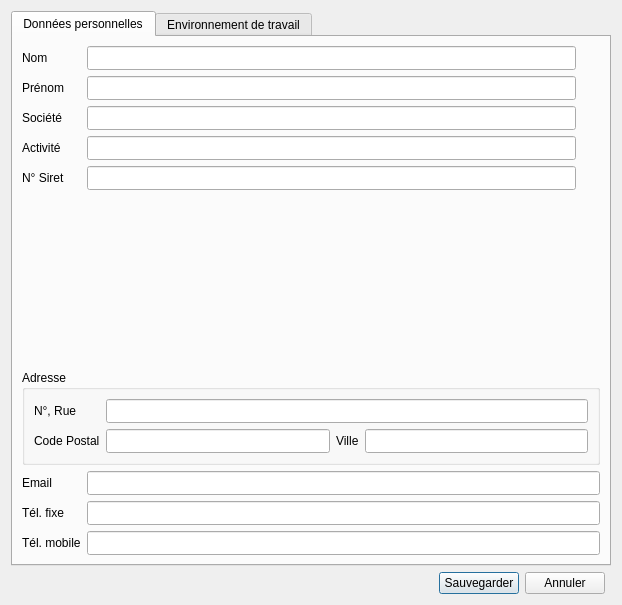
<?xml version="1.0" encoding="UTF-8"?>
<ui version="4.0">
 <class>UserDataDialog</class>
 <widget class="QDialog" name="UserDataDialog">
  <property name="geometry">
   <rect>
    <x>0</x>
    <y>0</y>
    <width>622</width>
    <height>605</height>
   </rect>
  </property>
  <property name="minimumSize">
   <size>
    <width>620</width>
    <height>600</height>
   </size>
  </property>
  <property name="windowTitle">
   <string>Renseigner les données vous concernant</string>
  </property>
  <property name="windowIcon">
   <iconset resource="../../icons.qrc">
    <normaloff>:/icons/FactDev</normaloff>:/icons/FactDev</iconset>
  </property>
  <layout class="QGridLayout" name="gridLayout_3">
   <item row="2" column="1">
    <widget class="QPushButton" name="btnValid">
     <property name="text">
      <string>Sauvegarder</string>
     </property>
     <property name="icon">
      <iconset resource="../../icons.qrc">
       <normaloff>:/icons/img/ok_valid.png</normaloff>:/icons/img/ok_valid.png</iconset>
     </property>
    </widget>
   </item>
   <item row="2" column="2">
    <widget class="QPushButton" name="btnCancel">
     <property name="text">
      <string>Annuler</string>
     </property>
     <property name="icon">
      <iconset resource="../../icons.qrc">
       <normaloff>:/icons/img/cancel.png</normaloff>:/icons/img/cancel.png</iconset>
     </property>
    </widget>
   </item>
   <item row="0" column="0" colspan="4">
    <widget class="QTabWidget" name="tabUserData">
     <property name="tabShape">
      <enum>QTabWidget::Rounded</enum>
     </property>
     <property name="currentIndex">
      <number>0</number>
     </property>
     <widget class="QWidget" name="tab1PersonalData">
      <attribute name="title">
       <string>Données personnelles</string>
      </attribute>
      <layout class="QGridLayout" name="gridLayout">
       <item row="21" column="1" colspan="5">
        <widget class="Gui::Widgets::CheckFields::CheckPhone" name="leMobilePhone">
         <property name="minimumSize">
          <size>
           <width>0</width>
           <height>24</height>
          </size>
         </property>
        </widget>
       </item>
       <item row="1" column="1">
        <widget class="Gui::Widgets::CheckFields::CheckFieldsLetters" name="leFirstname">
         <property name="minimumSize">
          <size>
           <width>0</width>
           <height>24</height>
          </size>
         </property>
        </widget>
       </item>
       <item row="1" column="0">
        <widget class="QLabel" name="lbFirstname">
         <property name="text">
          <string>Prénom</string>
         </property>
        </widget>
       </item>
       <item row="20" column="1" colspan="5">
        <widget class="Gui::Widgets::CheckFields::CheckPhone" name="lePhone">
         <property name="minimumSize">
          <size>
           <width>0</width>
           <height>24</height>
          </size>
         </property>
        </widget>
       </item>
       <item row="19" column="0">
        <widget class="QLabel" name="lbEmail">
         <property name="text">
          <string>Email</string>
         </property>
        </widget>
       </item>
       <item row="20" column="0">
        <widget class="QLabel" name="lbPhone">
         <property name="text">
          <string>Tél. fixe</string>
         </property>
        </widget>
       </item>
       <item row="19" column="1" colspan="5">
        <widget class="Gui::Widgets::CheckFields::CheckEmail" name="leEmail">
         <property name="minimumSize">
          <size>
           <width>0</width>
           <height>24</height>
          </size>
         </property>
        </widget>
       </item>
       <item row="18" column="0" colspan="6">
        <widget class="QGroupBox" name="groupBox">
         <property name="title">
          <string>Adresse</string>
         </property>
         <layout class="QGridLayout" name="gridLayout_2">
          <item row="1" column="2">
           <widget class="QLabel" name="lbCity">
            <property name="text">
             <string>Ville</string>
            </property>
           </widget>
          </item>
          <item row="0" column="0">
           <widget class="QLabel" name="lbAddress">
            <property name="text">
             <string>N°, Rue</string>
            </property>
           </widget>
          </item>
          <item row="1" column="1">
           <widget class="Gui::Widgets::CheckFields::CheckPostalCode" name="lePostalCode">
            <property name="minimumSize">
             <size>
              <width>0</width>
              <height>24</height>
             </size>
            </property>
           </widget>
          </item>
          <item row="0" column="1" colspan="3">
           <widget class="Gui::Widgets::CheckFields::CheckUntilField" name="leAddress">
            <property name="minimumSize">
             <size>
              <width>0</width>
              <height>24</height>
             </size>
            </property>
           </widget>
          </item>
          <item row="1" column="3">
           <widget class="Gui::Widgets::CheckFields::CheckCity" name="leCity">
            <property name="minimumSize">
             <size>
              <width>0</width>
              <height>24</height>
             </size>
            </property>
           </widget>
          </item>
          <item row="1" column="0">
           <widget class="QLabel" name="lbPostalCode">
            <property name="text">
             <string>Code Postal</string>
            </property>
           </widget>
          </item>
         </layout>
        </widget>
       </item>
       <item row="4" column="1">
        <widget class="Gui::Widgets::CheckFields::CheckUntilField" name="leTitle">
         <property name="minimumSize">
          <size>
           <width>0</width>
           <height>24</height>
          </size>
         </property>
        </widget>
       </item>
       <item row="5" column="1">
        <widget class="Gui::Widgets::CheckFields::CheckSiretNumber" name="leNoSiret">
         <property name="minimumSize">
          <size>
           <width>0</width>
           <height>24</height>
          </size>
         </property>
        </widget>
       </item>
       <item row="14" column="0" colspan="6">
        <spacer name="verticalSpacer_2">
         <property name="orientation">
          <enum>Qt::Vertical</enum>
         </property>
         <property name="sizeHint" stdset="0">
          <size>
           <width>20</width>
           <height>40</height>
          </size>
         </property>
        </spacer>
       </item>
       <item row="4" column="0">
        <widget class="QLabel" name="lbTitle">
         <property name="text">
          <string>Activité</string>
         </property>
        </widget>
       </item>
       <item row="0" column="1">
        <widget class="Gui::Widgets::CheckFields::CheckFieldsLetters" name="leLastname">
         <property name="minimumSize">
          <size>
           <width>0</width>
           <height>24</height>
          </size>
         </property>
        </widget>
       </item>
       <item row="3" column="0">
        <widget class="QLabel" name="lbCompany">
         <property name="text">
          <string>Société</string>
         </property>
        </widget>
       </item>
       <item row="21" column="0">
        <widget class="QLabel" name="lbMobilePhone">
         <property name="text">
          <string>Tél. mobile</string>
         </property>
        </widget>
       </item>
       <item row="0" column="0">
        <widget class="QLabel" name="lbLastname">
         <property name="text">
          <string>Nom</string>
         </property>
        </widget>
       </item>
       <item row="3" column="1">
        <widget class="Gui::Widgets::CheckFields::CheckUntilField" name="leCompany">
         <property name="minimumSize">
          <size>
           <width>0</width>
           <height>24</height>
          </size>
         </property>
        </widget>
       </item>
       <item row="5" column="0">
        <widget class="QLabel" name="lbNoSiret">
         <property name="text">
          <string>N° Siret</string>
         </property>
        </widget>
       </item>
       <item row="6" column="0" colspan="5">
        <layout class="QHBoxLayout" name="horizontalLayout_5">
         <item>
          <spacer name="horizontalSpacer_2">
           <property name="orientation">
            <enum>Qt::Horizontal</enum>
           </property>
           <property name="sizeHint" stdset="0">
            <size>
             <width>40</width>
             <height>20</height>
            </size>
           </property>
          </spacer>
         </item>
         <item>
          <widget class="Gui::Widgets::BrowseImageWidget" name="wgtLogo" native="true">
           <property name="minimumSize">
            <size>
             <width>128</width>
             <height>150</height>
            </size>
           </property>
           <property name="maximumSize">
            <size>
             <width>128</width>
             <height>150</height>
            </size>
           </property>
           <zorder>groupBox</zorder>
           <zorder>lbLastname</zorder>
           <zorder>horizontalSpacer_2</zorder>
          </widget>
         </item>
        </layout>
       </item>
      </layout>
      <zorder>lbPhone</zorder>
      <zorder>groupBox</zorder>
      <zorder>lbEmail</zorder>
      <zorder>leEmail</zorder>
      <zorder>lePhone</zorder>
      <zorder>verticalSpacer_2</zorder>
      <zorder>lbMobilePhone</zorder>
      <zorder>leMobilePhone</zorder>
      <zorder>lbCompany</zorder>
      <zorder>leCompany</zorder>
      <zorder>leFirstname</zorder>
      <zorder>lbFirstname</zorder>
      <zorder>leLastname</zorder>
      <zorder>lbLastname</zorder>
      <zorder>lbTitle</zorder>
      <zorder>leTitle</zorder>
      <zorder>lbNoSiret</zorder>
      <zorder>leNoSiret</zorder>
      <zorder>horizontalLayoutWidget</zorder>
     </widget>
     <widget class="QWidget" name="tab2Workspace">
      <attribute name="title">
       <string>Environnement de travail</string>
      </attribute>
      <layout class="QGridLayout" name="gridLayout_4">
       <item row="1" column="1">
        <spacer name="verticalSpacer">
         <property name="orientation">
          <enum>Qt::Vertical</enum>
         </property>
         <property name="sizeHint" stdset="0">
          <size>
           <width>20</width>
           <height>40</height>
          </size>
         </property>
        </spacer>
       </item>
       <item row="0" column="1">
        <widget class="QGroupBox" name="groupBox_2">
         <property name="title">
          <string>Répertoire</string>
         </property>
         <layout class="QGridLayout" name="gridLayout_5">
          <item row="0" column="0">
           <widget class="QLabel" name="lbWorkspaceName">
            <property name="text">
             <string>Nom</string>
            </property>
           </widget>
          </item>
          <item row="1" column="2">
           <widget class="QPushButton" name="btnBrowseWorkspace">
            <property name="text">
             <string>Parcourir</string>
            </property>
            <property name="icon">
             <iconset resource="../../icons.qrc">
              <normaloff>:/icons/img/folder.png</normaloff>:/icons/img/folder.png</iconset>
            </property>
           </widget>
          </item>
          <item row="1" column="0">
           <widget class="QLabel" name="lbWorkspacePath">
            <property name="text">
             <string>Chemin</string>
            </property>
           </widget>
          </item>
          <item row="1" column="1">
           <widget class="QLineEdit" name="leWorkspacePath">
            <property name="placeholderText">
             <string/>
            </property>
           </widget>
          </item>
          <item row="0" column="1" colspan="2">
           <widget class="QLineEdit" name="leWorkspaceName">
            <property name="placeholderText">
             <string>FactDev</string>
            </property>
           </widget>
          </item>
         </layout>
        </widget>
       </item>
      </layout>
     </widget>
    </widget>
   </item>
   <item row="4" column="3">
    <layout class="QHBoxLayout" name="horizontalLayout"/>
   </item>
   <item row="2" column="0">
    <spacer name="horizontalSpacer">
     <property name="orientation">
      <enum>Qt::Horizontal</enum>
     </property>
     <property name="sizeHint" stdset="0">
      <size>
       <width>40</width>
       <height>20</height>
      </size>
     </property>
    </spacer>
   </item>
  </layout>
 </widget>
 <customwidgets>
  <customwidget>
   <class>Gui::Widgets::CheckFields::CheckUntilField</class>
   <extends>QLineEdit</extends>
   <header>gui/widgets/checkfields/checkuntilfield.h</header>
   <slots>
    <slot>fieldTextChanged(QString)</slot>
   </slots>
  </customwidget>
  <customwidget>
   <class>Gui::Widgets::CheckFields::CheckEmail</class>
   <extends>QLineEdit</extends>
   <header>gui/widgets/checkfields/checkemail.h</header>
   <slots>
    <slot>fieldTextChanged(QString)</slot>
   </slots>
  </customwidget>
  <customwidget>
   <class>Gui::Widgets::CheckFields::CheckPostalCode</class>
   <extends>QLineEdit</extends>
   <header>gui/widgets/checkfields/checkpostalcode.h</header>
   <slots>
    <slot>fieldTextChanged(QString)</slot>
   </slots>
  </customwidget>
  <customwidget>
   <class>Gui::Widgets::CheckFields::CheckCity</class>
   <extends>QLineEdit</extends>
   <header>gui/widgets/checkfields/checkcity.h</header>
   <slots>
    <slot>fieldTextChanged(QString)</slot>
   </slots>
  </customwidget>
  <customwidget>
   <class>Gui::Widgets::CheckFields::CheckPhone</class>
   <extends>QLineEdit</extends>
   <header>gui/widgets/checkfields/checkphone.h</header>
   <slots>
    <slot>fieldTextChanged(QString)</slot>
   </slots>
  </customwidget>
  <customwidget>
   <class>Gui::Widgets::CheckFields::CheckFieldsLetters</class>
   <extends>QLineEdit</extends>
   <header>gui/widgets/checkfields/checkfieldsletters.h</header>
   <slots>
    <slot>fieldTextChanged(QString)</slot>
   </slots>
  </customwidget>
  <customwidget>
   <class>Gui::Widgets::CheckFields::CheckSiretNumber</class>
   <extends>QLineEdit</extends>
   <header>gui/widgets/checkfields/checksiretnumber.h</header>
   <slots>
    <slot>fieldTextChanged(QString)</slot>
   </slots>
  </customwidget>
  <customwidget>
   <class>Gui::Widgets::BrowseImageWidget</class>
   <extends>QWidget</extends>
   <header>gui/widgets/browseimagewidget.h</header>
   <container>1</container>
  </customwidget>
 </customwidgets>
 <tabstops>
  <tabstop>leAddress</tabstop>
  <tabstop>lePostalCode</tabstop>
  <tabstop>leCity</tabstop>
  <tabstop>leEmail</tabstop>
  <tabstop>lePhone</tabstop>
  <tabstop>btnValid</tabstop>
  <tabstop>btnCancel</tabstop>
  <tabstop>tabUserData</tabstop>
  <tabstop>leWorkspaceName</tabstop>
  <tabstop>leWorkspacePath</tabstop>
  <tabstop>btnBrowseWorkspace</tabstop>
 </tabstops>
 <resources>
  <include location="../../icons.qrc"/>
 </resources>
 <connections>
  <connection>
   <sender>btnValid</sender>
   <signal>released()</signal>
   <receiver>UserDataDialog</receiver>
   <slot>accept()</slot>
   <hints>
    <hint type="sourcelabel">
     <x>334</x>
     <y>471</y>
    </hint>
    <hint type="destinationlabel">
     <x>140</x>
     <y>375</y>
    </hint>
   </hints>
  </connection>
  <connection>
   <sender>btnCancel</sender>
   <signal>released()</signal>
   <receiver>UserDataDialog</receiver>
   <slot>reject()</slot>
   <hints>
    <hint type="sourcelabel">
     <x>445</x>
     <y>471</y>
    </hint>
    <hint type="destinationlabel">
     <x>389</x>
     <y>375</y>
    </hint>
   </hints>
  </connection>
  <connection>
   <sender>btnBrowseWorkspace</sender>
   <signal>clicked()</signal>
   <receiver>UserDataDialog</receiver>
   <slot>browseWorkspacePath()</slot>
   <hints>
    <hint type="sourcelabel">
     <x>405</x>
     <y>121</y>
    </hint>
    <hint type="destinationlabel">
     <x>467</x>
     <y>121</y>
    </hint>
   </hints>
  </connection>
  <connection>
   <sender>leLastname</sender>
   <signal>textChanged(QString)</signal>
   <receiver>UserDataDialog</receiver>
   <slot>checkFields()</slot>
   <hints>
    <hint type="sourcelabel">
     <x>127</x>
     <y>53</y>
    </hint>
    <hint type="destinationlabel">
     <x>127</x>
     <y>0</y>
    </hint>
   </hints>
  </connection>
  <connection>
   <sender>leLastname</sender>
   <signal>textChanged(QString)</signal>
   <receiver>leLastname</receiver>
   <slot>fieldTextChanged(QString)</slot>
   <hints>
    <hint type="sourcelabel">
     <x>357</x>
     <y>57</y>
    </hint>
    <hint type="destinationlabel">
     <x>414</x>
     <y>52</y>
    </hint>
   </hints>
  </connection>
  <connection>
   <sender>leFirstname</sender>
   <signal>textChanged(QString)</signal>
   <receiver>UserDataDialog</receiver>
   <slot>checkFields()</slot>
   <hints>
    <hint type="sourcelabel">
     <x>319</x>
     <y>92</y>
    </hint>
    <hint type="destinationlabel">
     <x>306</x>
     <y>0</y>
    </hint>
   </hints>
  </connection>
  <connection>
   <sender>leFirstname</sender>
   <signal>textChanged(QString)</signal>
   <receiver>leFirstname</receiver>
   <slot>fieldTextChanged(QString)</slot>
   <hints>
    <hint type="sourcelabel">
     <x>196</x>
     <y>84</y>
    </hint>
    <hint type="destinationlabel">
     <x>218</x>
     <y>87</y>
    </hint>
   </hints>
  </connection>
  <connection>
   <sender>leCompany</sender>
   <signal>textChanged(QString)</signal>
   <receiver>UserDataDialog</receiver>
   <slot>checkFields()</slot>
   <hints>
    <hint type="sourcelabel">
     <x>206</x>
     <y>119</y>
    </hint>
    <hint type="destinationlabel">
     <x>254</x>
     <y>0</y>
    </hint>
   </hints>
  </connection>
  <connection>
   <sender>leCompany</sender>
   <signal>textChanged(QString)</signal>
   <receiver>leCompany</receiver>
   <slot>fieldTextChanged(QString)</slot>
   <hints>
    <hint type="sourcelabel">
     <x>277</x>
     <y>118</y>
    </hint>
    <hint type="destinationlabel">
     <x>297</x>
     <y>122</y>
    </hint>
   </hints>
  </connection>
  <connection>
   <sender>leTitle</sender>
   <signal>textChanged(QString)</signal>
   <receiver>UserDataDialog</receiver>
   <slot>checkFields()</slot>
   <hints>
    <hint type="sourcelabel">
     <x>431</x>
     <y>141</y>
    </hint>
    <hint type="destinationlabel">
     <x>404</x>
     <y>0</y>
    </hint>
   </hints>
  </connection>
  <connection>
   <sender>leTitle</sender>
   <signal>textChanged(QString)</signal>
   <receiver>leTitle</receiver>
   <slot>fieldTextChanged(QString)</slot>
   <hints>
    <hint type="sourcelabel">
     <x>412</x>
     <y>140</y>
    </hint>
    <hint type="destinationlabel">
     <x>422</x>
     <y>146</y>
    </hint>
   </hints>
  </connection>
  <connection>
   <sender>leAddress</sender>
   <signal>textChanged(QString)</signal>
   <receiver>UserDataDialog</receiver>
   <slot>checkFields()</slot>
   <hints>
    <hint type="sourcelabel">
     <x>168</x>
     <y>196</y>
    </hint>
    <hint type="destinationlabel">
     <x>157</x>
     <y>0</y>
    </hint>
   </hints>
  </connection>
  <connection>
   <sender>leAddress</sender>
   <signal>textChanged(QString)</signal>
   <receiver>leAddress</receiver>
   <slot>fieldTextChanged(QString)</slot>
   <hints>
    <hint type="sourcelabel">
     <x>408</x>
     <y>200</y>
    </hint>
    <hint type="destinationlabel">
     <x>369</x>
     <y>206</y>
    </hint>
   </hints>
  </connection>
  <connection>
   <sender>lePostalCode</sender>
   <signal>textChanged(QString)</signal>
   <receiver>UserDataDialog</receiver>
   <slot>checkFields()</slot>
   <hints>
    <hint type="sourcelabel">
     <x>246</x>
     <y>243</y>
    </hint>
    <hint type="destinationlabel">
     <x>0</x>
     <y>229</y>
    </hint>
   </hints>
  </connection>
  <connection>
   <sender>lePostalCode</sender>
   <signal>textChanged(QString)</signal>
   <receiver>lePostalCode</receiver>
   <slot>fieldTextChanged(QString)</slot>
   <hints>
    <hint type="sourcelabel">
     <x>238</x>
     <y>239</y>
    </hint>
    <hint type="destinationlabel">
     <x>250</x>
     <y>227</y>
    </hint>
   </hints>
  </connection>
  <connection>
   <sender>leCity</sender>
   <signal>textChanged(QString)</signal>
   <receiver>UserDataDialog</receiver>
   <slot>checkFields()</slot>
   <hints>
    <hint type="sourcelabel">
     <x>412</x>
     <y>234</y>
    </hint>
    <hint type="destinationlabel">
     <x>467</x>
     <y>235</y>
    </hint>
   </hints>
  </connection>
  <connection>
   <sender>leCity</sender>
   <signal>textChanged(QString)</signal>
   <receiver>leCity</receiver>
   <slot>fieldTextChanged(QString)</slot>
   <hints>
    <hint type="sourcelabel">
     <x>350</x>
     <y>230</y>
    </hint>
    <hint type="destinationlabel">
     <x>372</x>
     <y>233</y>
    </hint>
   </hints>
  </connection>
  <connection>
   <sender>leEmail</sender>
   <signal>textChanged(QString)</signal>
   <receiver>UserDataDialog</receiver>
   <slot>checkFields()</slot>
   <hints>
    <hint type="sourcelabel">
     <x>432</x>
     <y>297</y>
    </hint>
    <hint type="destinationlabel">
     <x>467</x>
     <y>278</y>
    </hint>
   </hints>
  </connection>
  <connection>
   <sender>leEmail</sender>
   <signal>textChanged(QString)</signal>
   <receiver>leEmail</receiver>
   <slot>fieldTextChanged(QString)</slot>
   <hints>
    <hint type="sourcelabel">
     <x>271</x>
     <y>297</y>
    </hint>
    <hint type="destinationlabel">
     <x>253</x>
     <y>280</y>
    </hint>
   </hints>
  </connection>
  <connection>
   <sender>lePhone</sender>
   <signal>textChanged(QString)</signal>
   <receiver>UserDataDialog</receiver>
   <slot>checkFields()</slot>
   <hints>
    <hint type="sourcelabel">
     <x>432</x>
     <y>328</y>
    </hint>
    <hint type="destinationlabel">
     <x>467</x>
     <y>308</y>
    </hint>
   </hints>
  </connection>
  <connection>
   <sender>lePhone</sender>
   <signal>textChanged(QString)</signal>
   <receiver>lePhone</receiver>
   <slot>fieldTextChanged(QString)</slot>
   <hints>
    <hint type="sourcelabel">
     <x>432</x>
     <y>328</y>
    </hint>
    <hint type="destinationlabel">
     <x>432</x>
     <y>328</y>
    </hint>
   </hints>
  </connection>
  <connection>
   <sender>leMobilePhone</sender>
   <signal>textChanged(QString)</signal>
   <receiver>UserDataDialog</receiver>
   <slot>checkFields()</slot>
   <hints>
    <hint type="sourcelabel">
     <x>432</x>
     <y>359</y>
    </hint>
    <hint type="destinationlabel">
     <x>467</x>
     <y>338</y>
    </hint>
   </hints>
  </connection>
  <connection>
   <sender>leMobilePhone</sender>
   <signal>textChanged(QString)</signal>
   <receiver>leMobilePhone</receiver>
   <slot>fieldTextChanged(QString)</slot>
   <hints>
    <hint type="sourcelabel">
     <x>336</x>
     <y>359</y>
    </hint>
    <hint type="destinationlabel">
     <x>358</x>
     <y>359</y>
    </hint>
   </hints>
  </connection>
  <connection>
   <sender>leNoSiret</sender>
   <signal>textChanged(QString)</signal>
   <receiver>UserDataDialog</receiver>
   <slot>checkFields()</slot>
   <hints>
    <hint type="sourcelabel">
     <x>432</x>
     <y>390</y>
    </hint>
    <hint type="destinationlabel">
     <x>467</x>
     <y>368</y>
    </hint>
   </hints>
  </connection>
  <connection>
   <sender>leNoSiret</sender>
   <signal>textChanged(QString)</signal>
   <receiver>leNoSiret</receiver>
   <slot>fieldTextChanged(QString)</slot>
   <hints>
    <hint type="sourcelabel">
     <x>432</x>
     <y>390</y>
    </hint>
    <hint type="destinationlabel">
     <x>260</x>
     <y>390</y>
    </hint>
   </hints>
  </connection>
 </connections>
 <slots>
  <slot>fieldTextChanged(QString)</slot>
  <slot>checkFields()</slot>
  <slot>browseWorkspacePath()</slot>
 </slots>
</ui>
